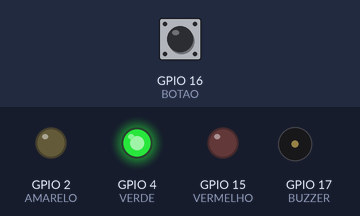
This sketch was run on a simulated ESP32. On the bench: output pins drawn as LEDs (lit = HIGH), buzzer (waves = sounding, pin HIGH). The inputs (shaded band) are chosen by the test bench; at power-on: GPIO 16 (BOTAO) HIGH.

Above: at 1.2 s.
1.3 s: GPIO 16 (BOTAO) pulled LOW for 0.15 s
At 2.7 s:
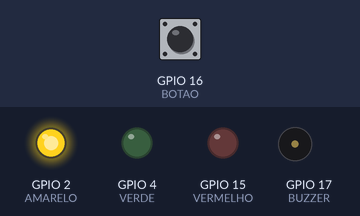
4.4 s: GPIO 16 (BOTAO) pulled LOW for 1 s
At 4.55 s:
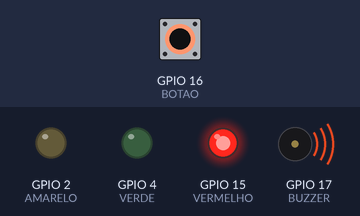
7.4 s: GPIO 16 (BOTAO) pulled LOW for 3.2 s
At 17.75 s:
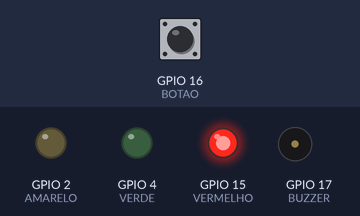
Timing chart, 0 to 18.1 s (numbered marks = the images above; inputs shaded):
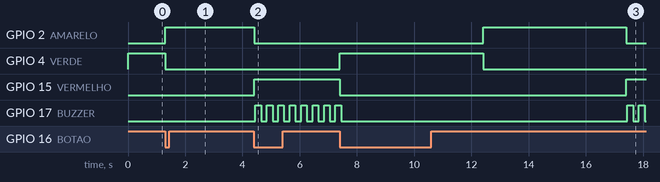

Measured:
- after the input at 1.3 s, GPIO 2 (AMARELO): LOW → HIGH at once; GPIO 4 (VERDE): HIGH → LOW at once
- after the input at 4.4 s, GPIO 2 (AMARELO): HIGH → LOW after 0.00 s instead of 1.9 s; GPIO 15 (VERMELHO): LOW → HIGH after 0.00 s instead of 1.9 s
- after the input at 7.4 s, GPIO 2 (AMARELO): LOW → HIGH after 5.0 s instead of 7.0 s; GPIO 15 (VERMELHO): HIGH → LOW after 0.01 s instead of 2.0 s

The sketch:

ex5_semaforo_buzzer.ino
```cpp
#define VERMELHO 15
#define AMARELO  2
#define VERDE    4
#define BOTAO    16
#define BUZZER   17

TaskHandle_t semaforo;

volatile bool podeAtravessar = false;

// TASK 1 - CONTROLA O SEMÁFORO
void tarefaSemaforo(void *parametro) {

  int estado = 0;

  while (true) {

    // Apaga todas as cores
    digitalWrite(VERMELHO, LOW);
    digitalWrite(AMARELO, LOW);
    digitalWrite(VERDE, LOW);

    // Acende a cor atual
    if (estado == 0) {

      digitalWrite(VERDE, HIGH);
      podeAtravessar = false;

    } else if (estado == 1) {

      digitalWrite(AMARELO, HIGH);
      podeAtravessar = false;

    } else {

      digitalWrite(VERMELHO, HIGH);
      podeAtravessar = true;
    }

    // Espera no máximo 5 segundos OU até receber uma notificação do botão
    ulTaskNotifyTake(
      pdTRUE,
      pdMS_TO_TICKS(5000)
    );

    estado++;  // Passa para a próxima cor

    if (estado > 2) {
      estado = 0;
    }
  }
}


// TASK 2 - MONITORA O BOTÃO
void tarefaBotao(void *parametro) {

  while (true) {

    if (digitalRead(BOTAO) == LOW) {

      xTaskNotifyGive(semaforo); // Avisa a Task do semáforo

      // Espera o botão ser solto para não registrar vários cliques
      while (digitalRead(BOTAO) == LOW) {

        vTaskDelay(pdMS_TO_TICKS(10));
      }
    }

    vTaskDelay(pdMS_TO_TICKS(10));
  }
}


// TASK 3 - CONTROLA O BUZZER
void tarefaBuzzer(void *parametro) {

  while (true) {

    if (podeAtravessar) {

      // BIP
      digitalWrite(BUZZER, HIGH);
      vTaskDelay(pdMS_TO_TICKS(200));

      // PAUSA
      digitalWrite(BUZZER, LOW);
      vTaskDelay(pdMS_TO_TICKS(200));

    } else {

      digitalWrite(BUZZER, LOW); // Fora do vermelho, fica desligado

      vTaskDelay(pdMS_TO_TICKS(50));
    }
  }
}


void setup() {

  pinMode(VERMELHO, OUTPUT);
  pinMode(AMARELO, OUTPUT);
  pinMode(VERDE, OUTPUT);

  pinMode(BOTAO, INPUT_PULLUP);
  pinMode(BUZZER, OUTPUT);

  xTaskCreate(tarefaSemaforo,"Semaforo", 2048, NULL, 1, &semaforo);   // Cria a Task do semáforo
  xTaskCreate(tarefaBotao, "Botao", 2048, NULL, 1, NULL);  // Cria a Task do botão
  xTaskCreate(tarefaBuzzer, "Buzzer", 2048, NULL, 1, NULL); // Cria a Task do buzzer
}


// nao usamos mas precisamos pra compilar no arduino ide
void loop() {

}
```
